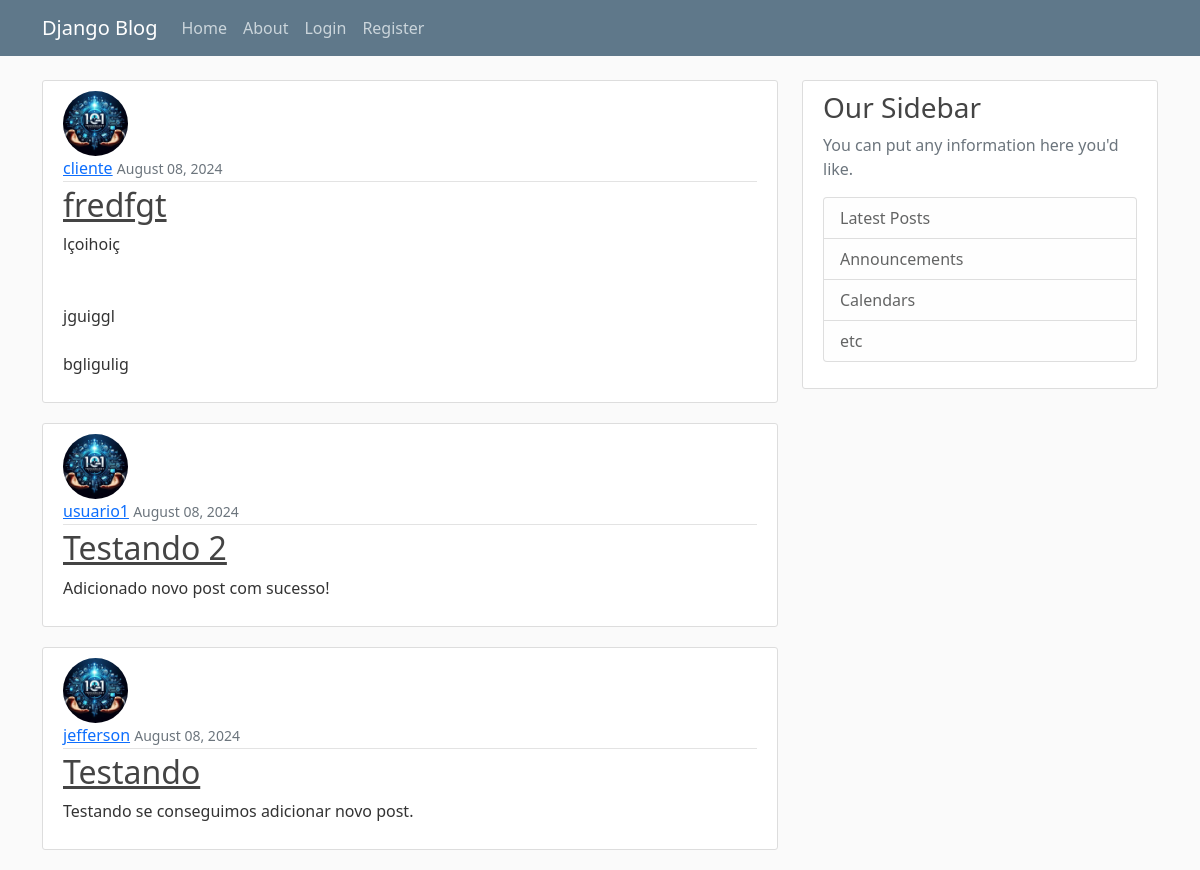
Before: / with the older database file.
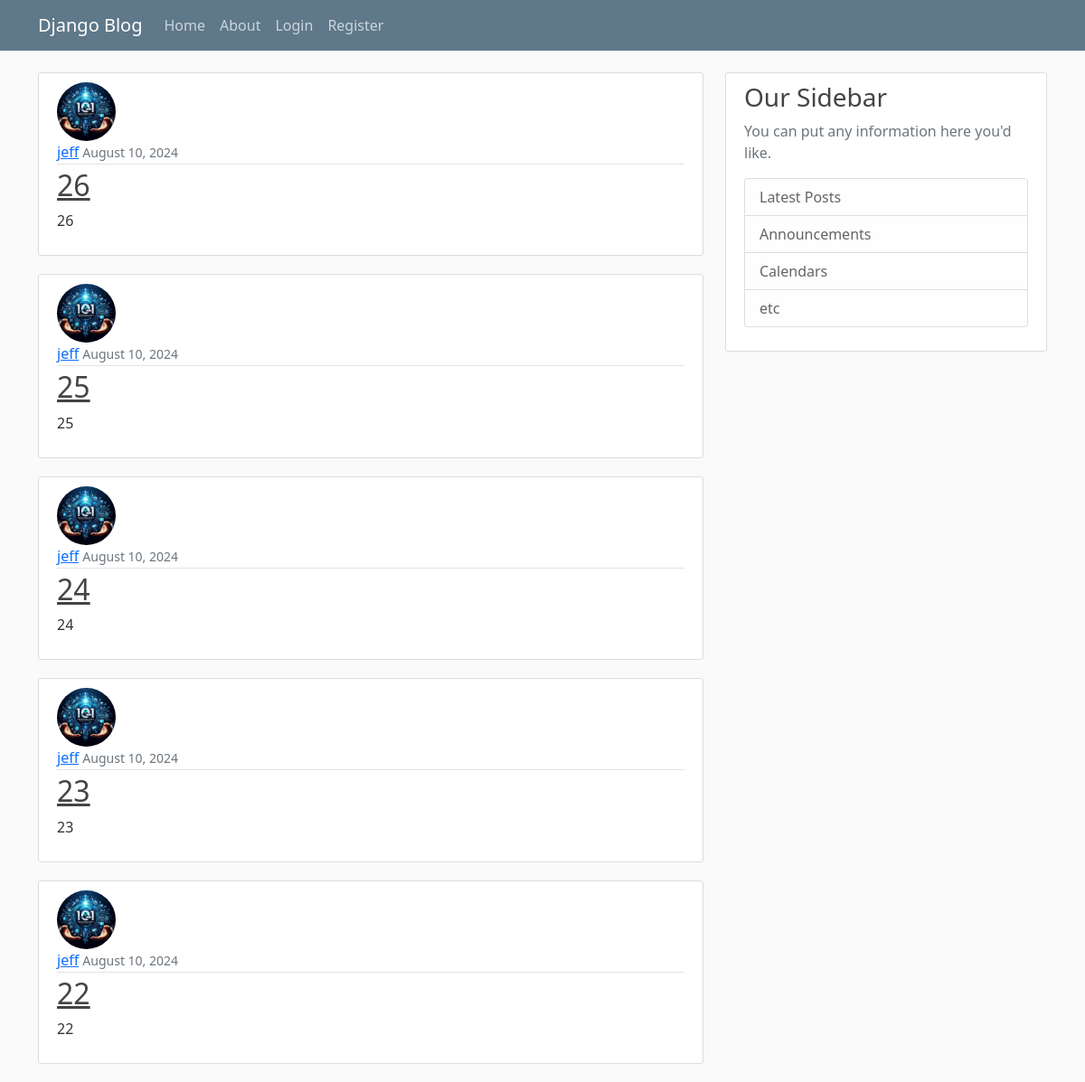
After: the same page with the newer database file.
### blog/models.py (models this page shows, shortened)
class Post(models.Model):
    title = models.CharField(max_length=100)
    content = models.TextField()
    date_posted = models.DateTimeField(default=timezone.now)
    author = models.ForeignKey(User, on_delete=models.CASCADE)

### users/models.py (models this page shows, shortened)
class Profile(models.Model):
    user = models.OneToOneField(User, on_delete=models.CASCADE)
    image = models.ImageField(default='default.jpg', upload_to='profile_pics')

### blog/views.py (the view)
# urls.py: path('',PostListView.as_view(), name='blog-home'),
class PostListView(ListView):
    model = Post
    template_name = 'blog/home.html' #<app>/<model>_<viewtype>.html
    context_object_name = 'posts'
    ordering = ['-date_posted']
    paginate_by = 5

### blog/templates/blog/home.html
{% extends "blog/base.html" %}
{% block content %}
    {% for post in posts %}
    <article class="media content-section">
      <img class="rounded-circle article-img" src="{{ post.author.profile.image.url }}">
        <div class="media-body">
          <div class="article-metadata">
            <a class="mr-2" href="#">{{ post.author }}</a>
            <small class="text-muted">{{ post.date_posted | date:"F d, Y " }}</small>
          </div>
          <h2><a class="article-title" href="{% url 'post-detail' post.id %}">{{ post.title }}</a></h2>
          <p class="article-content">{{ post.content }}</p>
        </div>
      </article>
    {% endfor %}
{% endblock content %}

Changed rows visible on the page:
no longer on this page (row unchanged): Post: author.profile.image (placeholder picture), author "cliente", date_posted "August 08, 2024", title "fredfgt", content "lçoihoiç jguiggl bgligulig"
no longer on this page (row unchanged): Post: author.profile.image (placeholder picture), author "usuario1", date_posted "August 08, 2024", title "Testando 2", content "Adicionado novo post com sucesso!"
no longer on this page (row unchanged): Post: author.profile.image (placeholder picture), author "jefferson", date_posted "August 08, 2024", title "Testando", content "Testando se conseguimos adicionar novo post."
added Post: author.profile.image (placeholder picture), author "jeff", date_posted "August 10, 2024", title "26", content "26"
added Post: author.profile.image (placeholder picture), author "jeff", date_posted "August 10, 2024", title "25", content "25"
added Post: author.profile.image (placeholder picture), author "jeff", date_posted "August 10, 2024", title "24", content "24"
added Post: author.profile.image (placeholder picture), author "jeff", date_posted "August 10, 2024", title "23", content "23"
added Post: author.profile.image (placeholder picture), author "jeff", date_posted "August 10, 2024", title "22", content "22"
